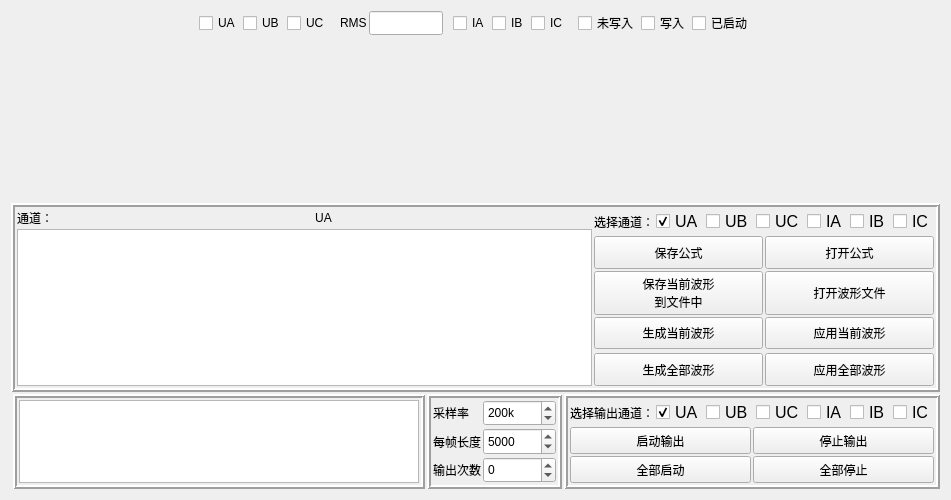
<?xml version="1.0" encoding="UTF-8"?>
<ui version="4.0">
 <class>active_wave</class>
 <widget class="QWidget" name="active_wave">
  <property name="geometry">
   <rect>
    <x>0</x>
    <y>0</y>
    <width>750</width>
    <height>500</height>
   </rect>
  </property>
  <property name="sizePolicy">
   <sizepolicy hsizetype="Expanding" vsizetype="Expanding">
    <horstretch>0</horstretch>
    <verstretch>0</verstretch>
   </sizepolicy>
  </property>
  <property name="windowTitle">
   <string>Form</string>
  </property>
  <layout class="QGridLayout" name="gridLayout_6">
   <item row="0" column="0">
    <layout class="QVBoxLayout" name="verticalLayout_3" stretch="2,2,1">
     <property name="spacing">
      <number>2</number>
     </property>
     <item>
      <layout class="QVBoxLayout" name="verticalLayout_2" stretch="0,1">
       <property name="spacing">
        <number>2</number>
       </property>
       <item>
        <layout class="QHBoxLayout" name="horizontalLayout_6" stretch="1,0,1">
         <property name="spacing">
          <number>2</number>
         </property>
         <item>
          <spacer name="horizontalSpacer_3">
           <property name="orientation">
            <enum>Qt::Horizontal</enum>
           </property>
           <property name="sizeHint" stdset="0">
            <size>
             <width>13</width>
             <height>20</height>
            </size>
           </property>
          </spacer>
         </item>
         <item>
          <layout class="QHBoxLayout" name="horizontalLayout_5">
           <property name="spacing">
            <number>10</number>
           </property>
           <item>
            <layout class="QHBoxLayout" name="horizontalLayout_4">
             <property name="spacing">
              <number>2</number>
             </property>
             <item>
              <widget class="m_checkbox" name="ua_state">
               <property name="sizePolicy">
                <sizepolicy hsizetype="Expanding" vsizetype="Expanding">
                 <horstretch>0</horstretch>
                 <verstretch>0</verstretch>
                </sizepolicy>
               </property>
               <property name="text">
                <string>UA</string>
               </property>
               <property name="checkable">
                <bool>false</bool>
               </property>
              </widget>
             </item>
             <item>
              <widget class="m_checkbox" name="ub_state">
               <property name="sizePolicy">
                <sizepolicy hsizetype="Expanding" vsizetype="Expanding">
                 <horstretch>0</horstretch>
                 <verstretch>0</verstretch>
                </sizepolicy>
               </property>
               <property name="text">
                <string>UB</string>
               </property>
               <property name="checkable">
                <bool>false</bool>
               </property>
              </widget>
             </item>
             <item>
              <widget class="m_checkbox" name="uc_state">
               <property name="sizePolicy">
                <sizepolicy hsizetype="Expanding" vsizetype="Expanding">
                 <horstretch>0</horstretch>
                 <verstretch>0</verstretch>
                </sizepolicy>
               </property>
               <property name="text">
                <string>UC</string>
               </property>
               <property name="checkable">
                <bool>false</bool>
               </property>
              </widget>
             </item>
            </layout>
           </item>
           <item>
            <layout class="QHBoxLayout" name="horizontalLayout_3">
             <property name="spacing">
              <number>2</number>
             </property>
             <item>
              <widget class="QLabel" name="label">
               <property name="sizePolicy">
                <sizepolicy hsizetype="Preferred" vsizetype="Expanding">
                 <horstretch>0</horstretch>
                 <verstretch>0</verstretch>
                </sizepolicy>
               </property>
               <property name="text">
                <string>RMS</string>
               </property>
              </widget>
             </item>
             <item>
              <widget class="QLineEdit" name="rms">
               <property name="sizePolicy">
                <sizepolicy hsizetype="Expanding" vsizetype="Expanding">
                 <horstretch>0</horstretch>
                 <verstretch>0</verstretch>
                </sizepolicy>
               </property>
               <property name="minimumSize">
                <size>
                 <width>20</width>
                 <height>0</height>
                </size>
               </property>
               <property name="font">
                <font>
                 <pointsize>6</pointsize>
                </font>
               </property>
               <property name="readOnly">
                <bool>true</bool>
               </property>
              </widget>
             </item>
            </layout>
           </item>
           <item>
            <layout class="QHBoxLayout" name="horizontalLayout_10">
             <property name="spacing">
              <number>2</number>
             </property>
             <item>
              <widget class="m_checkbox" name="ia_state">
               <property name="sizePolicy">
                <sizepolicy hsizetype="Expanding" vsizetype="Expanding">
                 <horstretch>0</horstretch>
                 <verstretch>0</verstretch>
                </sizepolicy>
               </property>
               <property name="text">
                <string>IA</string>
               </property>
               <property name="checkable">
                <bool>false</bool>
               </property>
              </widget>
             </item>
             <item>
              <widget class="m_checkbox" name="ib_state">
               <property name="sizePolicy">
                <sizepolicy hsizetype="Expanding" vsizetype="Expanding">
                 <horstretch>0</horstretch>
                 <verstretch>0</verstretch>
                </sizepolicy>
               </property>
               <property name="text">
                <string>IB</string>
               </property>
               <property name="checkable">
                <bool>false</bool>
               </property>
              </widget>
             </item>
             <item>
              <widget class="m_checkbox" name="ic_state">
               <property name="sizePolicy">
                <sizepolicy hsizetype="Expanding" vsizetype="Expanding">
                 <horstretch>0</horstretch>
                 <verstretch>0</verstretch>
                </sizepolicy>
               </property>
               <property name="text">
                <string>IC</string>
               </property>
               <property name="checkable">
                <bool>false</bool>
               </property>
              </widget>
             </item>
            </layout>
           </item>
           <item>
            <layout class="QHBoxLayout" name="horizontalLayout_7">
             <property name="spacing">
              <number>2</number>
             </property>
             <item>
              <widget class="m_checkbox" name="state1">
               <property name="sizePolicy">
                <sizepolicy hsizetype="Expanding" vsizetype="Expanding">
                 <horstretch>0</horstretch>
                 <verstretch>0</verstretch>
                </sizepolicy>
               </property>
               <property name="text">
                <string>未写入</string>
               </property>
               <property name="checkable">
                <bool>false</bool>
               </property>
              </widget>
             </item>
             <item>
              <widget class="m_checkbox" name="state2">
               <property name="sizePolicy">
                <sizepolicy hsizetype="Expanding" vsizetype="Expanding">
                 <horstretch>0</horstretch>
                 <verstretch>0</verstretch>
                </sizepolicy>
               </property>
               <property name="text">
                <string>写入</string>
               </property>
               <property name="checkable">
                <bool>false</bool>
               </property>
              </widget>
             </item>
             <item>
              <widget class="m_checkbox" name="state3">
               <property name="sizePolicy">
                <sizepolicy hsizetype="Expanding" vsizetype="Expanding">
                 <horstretch>0</horstretch>
                 <verstretch>0</verstretch>
                </sizepolicy>
               </property>
               <property name="text">
                <string>已启动</string>
               </property>
               <property name="checkable">
                <bool>false</bool>
               </property>
              </widget>
             </item>
            </layout>
           </item>
          </layout>
         </item>
         <item>
          <spacer name="horizontalSpacer_5">
           <property name="orientation">
            <enum>Qt::Horizontal</enum>
           </property>
           <property name="sizeHint" stdset="0">
            <size>
             <width>88</width>
             <height>20</height>
            </size>
           </property>
          </spacer>
         </item>
        </layout>
       </item>
       <item>
        <widget class="CustomPlotHasRoll" name="show_wave" native="true">
         <property name="sizePolicy">
          <sizepolicy hsizetype="Expanding" vsizetype="Expanding">
           <horstretch>0</horstretch>
           <verstretch>0</verstretch>
          </sizepolicy>
         </property>
        </widget>
       </item>
      </layout>
     </item>
     <item>
      <widget class="QFrame" name="frame">
       <property name="sizePolicy">
        <sizepolicy hsizetype="Expanding" vsizetype="Expanding">
         <horstretch>0</horstretch>
         <verstretch>0</verstretch>
        </sizepolicy>
       </property>
       <property name="frameShape">
        <enum>QFrame::Box</enum>
       </property>
       <property name="frameShadow">
        <enum>QFrame::Raised</enum>
       </property>
       <property name="lineWidth">
        <number>2</number>
       </property>
       <layout class="QGridLayout" name="gridLayout_3" rowstretch="0,0,0,0,0,0" columnstretch="3,0,0">
        <property name="leftMargin">
         <number>2</number>
        </property>
        <property name="topMargin">
         <number>2</number>
        </property>
        <property name="rightMargin">
         <number>2</number>
        </property>
        <property name="bottomMargin">
         <number>2</number>
        </property>
        <property name="spacing">
         <number>2</number>
        </property>
        <item row="0" column="0" rowspan="6">
         <layout class="QVBoxLayout" name="verticalLayout" stretch="0,1">
          <property name="spacing">
           <number>2</number>
          </property>
          <item>
           <layout class="QHBoxLayout" name="horizontalLayout_2" stretch="0,1">
            <property name="spacing">
             <number>2</number>
            </property>
            <item>
             <widget class="QLabel" name="label_2">
              <property name="sizePolicy">
               <sizepolicy hsizetype="Expanding" vsizetype="Expanding">
                <horstretch>0</horstretch>
                <verstretch>0</verstretch>
               </sizepolicy>
              </property>
              <property name="text">
               <string>通道：</string>
              </property>
             </widget>
            </item>
            <item>
             <widget class="QLabel" name="u_pipe_state">
              <property name="text">
               <string>UA</string>
              </property>
              <property name="alignment">
               <set>Qt::AlignCenter</set>
              </property>
             </widget>
            </item>
           </layout>
          </item>
          <item>
           <widget class="QTableView" name="formula_table">
            <property name="sizePolicy">
             <sizepolicy hsizetype="Expanding" vsizetype="Expanding">
              <horstretch>0</horstretch>
              <verstretch>0</verstretch>
             </sizepolicy>
            </property>
            <property name="toolTip">
             <string>函数输入功能简介：
支持加+、减-、乘*、除/、括号只支持()
支持下列数学函数（注：三角函数为弧度制，区分大小写）
cos(),sin(),tan()/tg(),cot()/ctg(),abs(),sign(),
sqrt(),ln(),sinh()/sh(),cosh()/ch(),tanh(),coth()
支持常数PI(即π), E
指数用：^,如：E^(Ti/0.5)
Ti：表示时间变量
示例：sin(2*PI*50*Ti+60/180*PI)
公式输入允许最多50条公式组合
所有输出相的持续时间长度的和必须一样，否则输出可能出错
。</string>
            </property>
           </widget>
          </item>
         </layout>
        </item>
        <item row="1" column="1">
         <widget class="QPushButton" name="save_formula">
          <property name="sizePolicy">
           <sizepolicy hsizetype="Expanding" vsizetype="Expanding">
            <horstretch>0</horstretch>
            <verstretch>0</verstretch>
           </sizepolicy>
          </property>
          <property name="text">
           <string>保存公式</string>
          </property>
         </widget>
        </item>
        <item row="0" column="1" colspan="2">
         <layout class="QHBoxLayout" name="horizontalLayout_8">
          <item>
           <widget class="QLabel" name="label_10">
            <property name="text">
             <string>选择通道：</string>
            </property>
           </widget>
          </item>
          <item>
           <widget class="QCheckBox" name="set_ua">
            <property name="font">
             <font>
              <pointsize>12</pointsize>
             </font>
            </property>
            <property name="text">
             <string>UA</string>
            </property>
            <property name="checked">
             <bool>true</bool>
            </property>
            <attribute name="buttonGroup">
             <string notr="true">buttonGroup</string>
            </attribute>
           </widget>
          </item>
          <item>
           <widget class="QCheckBox" name="set_ub">
            <property name="font">
             <font>
              <pointsize>12</pointsize>
             </font>
            </property>
            <property name="text">
             <string>UB</string>
            </property>
            <attribute name="buttonGroup">
             <string notr="true">buttonGroup</string>
            </attribute>
           </widget>
          </item>
          <item>
           <widget class="QCheckBox" name="set_uc">
            <property name="font">
             <font>
              <pointsize>12</pointsize>
             </font>
            </property>
            <property name="text">
             <string>UC</string>
            </property>
            <attribute name="buttonGroup">
             <string notr="true">buttonGroup</string>
            </attribute>
           </widget>
          </item>
          <item>
           <widget class="QCheckBox" name="set_ia">
            <property name="font">
             <font>
              <pointsize>12</pointsize>
             </font>
            </property>
            <property name="text">
             <string>IA</string>
            </property>
            <property name="checked">
             <bool>false</bool>
            </property>
            <attribute name="buttonGroup">
             <string notr="true">buttonGroup</string>
            </attribute>
           </widget>
          </item>
          <item>
           <widget class="QCheckBox" name="set_ib">
            <property name="font">
             <font>
              <pointsize>12</pointsize>
             </font>
            </property>
            <property name="text">
             <string>IB</string>
            </property>
            <property name="checked">
             <bool>false</bool>
            </property>
            <attribute name="buttonGroup">
             <string notr="true">buttonGroup</string>
            </attribute>
           </widget>
          </item>
          <item>
           <widget class="QCheckBox" name="set_ic">
            <property name="font">
             <font>
              <pointsize>12</pointsize>
             </font>
            </property>
            <property name="text">
             <string>IC</string>
            </property>
            <property name="checked">
             <bool>false</bool>
            </property>
            <attribute name="buttonGroup">
             <string notr="true">buttonGroup</string>
            </attribute>
           </widget>
          </item>
         </layout>
        </item>
        <item row="5" column="2">
         <widget class="QPushButton" name="out_all_wave">
          <property name="sizePolicy">
           <sizepolicy hsizetype="Expanding" vsizetype="Expanding">
            <horstretch>0</horstretch>
            <verstretch>0</verstretch>
           </sizepolicy>
          </property>
          <property name="text">
           <string>应用全部波形</string>
          </property>
         </widget>
        </item>
        <item row="3" column="2">
         <widget class="QPushButton" name="out_now_wave">
          <property name="sizePolicy">
           <sizepolicy hsizetype="Expanding" vsizetype="Expanding">
            <horstretch>0</horstretch>
            <verstretch>0</verstretch>
           </sizepolicy>
          </property>
          <property name="text">
           <string>应用当前波形</string>
          </property>
         </widget>
        </item>
        <item row="5" column="1">
         <widget class="QPushButton" name="priview_all_wave">
          <property name="sizePolicy">
           <sizepolicy hsizetype="Expanding" vsizetype="Expanding">
            <horstretch>0</horstretch>
            <verstretch>0</verstretch>
           </sizepolicy>
          </property>
          <property name="text">
           <string>生成全部波形</string>
          </property>
         </widget>
        </item>
        <item row="1" column="2">
         <widget class="QPushButton" name="open_formula">
          <property name="sizePolicy">
           <sizepolicy hsizetype="Expanding" vsizetype="Expanding">
            <horstretch>0</horstretch>
            <verstretch>0</verstretch>
           </sizepolicy>
          </property>
          <property name="text">
           <string>打开公式</string>
          </property>
         </widget>
        </item>
        <item row="2" column="1">
         <widget class="QPushButton" name="save_wave">
          <property name="sizePolicy">
           <sizepolicy hsizetype="Expanding" vsizetype="Expanding">
            <horstretch>0</horstretch>
            <verstretch>0</verstretch>
           </sizepolicy>
          </property>
          <property name="text">
           <string>保存当前波形
到文件中</string>
          </property>
         </widget>
        </item>
        <item row="2" column="2">
         <widget class="QPushButton" name="open_wave">
          <property name="sizePolicy">
           <sizepolicy hsizetype="Expanding" vsizetype="Expanding">
            <horstretch>0</horstretch>
            <verstretch>0</verstretch>
           </sizepolicy>
          </property>
          <property name="text">
           <string>打开波形文件</string>
          </property>
         </widget>
        </item>
        <item row="3" column="1">
         <widget class="QPushButton" name="priview_wave">
          <property name="sizePolicy">
           <sizepolicy hsizetype="Expanding" vsizetype="Expanding">
            <horstretch>0</horstretch>
            <verstretch>0</verstretch>
           </sizepolicy>
          </property>
          <property name="text">
           <string>生成当前波形</string>
          </property>
         </widget>
        </item>
       </layout>
      </widget>
     </item>
     <item>
      <layout class="QHBoxLayout" name="horizontalLayout" stretch="0,1,0,1">
       <property name="spacing">
        <number>2</number>
       </property>
       <item>
        <widget class="QFrame" name="frame_2">
         <property name="sizePolicy">
          <sizepolicy hsizetype="Expanding" vsizetype="Expanding">
           <horstretch>0</horstretch>
           <verstretch>0</verstretch>
          </sizepolicy>
         </property>
         <property name="frameShape">
          <enum>QFrame::Box</enum>
         </property>
         <property name="frameShadow">
          <enum>QFrame::Raised</enum>
         </property>
         <property name="lineWidth">
          <number>2</number>
         </property>
         <widget class="QLabel" name="label_7">
          <property name="geometry">
           <rect>
            <x>6</x>
            <y>6</y>
            <width>48</width>
            <height>16</height>
           </rect>
          </property>
          <property name="sizePolicy">
           <sizepolicy hsizetype="Expanding" vsizetype="Expanding">
            <horstretch>0</horstretch>
            <verstretch>0</verstretch>
           </sizepolicy>
          </property>
          <property name="text">
           <string>公式选择</string>
          </property>
         </widget>
         <widget class="M_spinbox" name="formula">
          <property name="geometry">
           <rect>
            <x>63</x>
            <y>6</y>
            <width>42</width>
            <height>20</height>
           </rect>
          </property>
          <property name="sizePolicy">
           <sizepolicy hsizetype="Expanding" vsizetype="Expanding">
            <horstretch>0</horstretch>
            <verstretch>0</verstretch>
           </sizepolicy>
          </property>
         </widget>
         <widget class="QLabel" name="label_8">
          <property name="geometry">
           <rect>
            <x>6</x>
            <y>34</y>
            <width>48</width>
            <height>16</height>
           </rect>
          </property>
          <property name="sizePolicy">
           <sizepolicy hsizetype="Expanding" vsizetype="Expanding">
            <horstretch>0</horstretch>
            <verstretch>0</verstretch>
           </sizepolicy>
          </property>
          <property name="text">
           <string>触发模式</string>
          </property>
         </widget>
         <widget class="M_spinbox" name="tigger_type">
          <property name="geometry">
           <rect>
            <x>63</x>
            <y>34</y>
            <width>42</width>
            <height>20</height>
           </rect>
          </property>
          <property name="sizePolicy">
           <sizepolicy hsizetype="Expanding" vsizetype="Expanding">
            <horstretch>0</horstretch>
            <verstretch>0</verstretch>
           </sizepolicy>
          </property>
         </widget>
        </widget>
       </item>
       <item>
        <widget class="QFrame" name="frame_5">
         <property name="sizePolicy">
          <sizepolicy hsizetype="Expanding" vsizetype="Expanding">
           <horstretch>0</horstretch>
           <verstretch>0</verstretch>
          </sizepolicy>
         </property>
         <property name="frameShape">
          <enum>QFrame::Box</enum>
         </property>
         <property name="frameShadow">
          <enum>QFrame::Raised</enum>
         </property>
         <property name="lineWidth">
          <number>2</number>
         </property>
         <layout class="QGridLayout" name="gridLayout_2">
          <property name="leftMargin">
           <number>2</number>
          </property>
          <property name="topMargin">
           <number>2</number>
          </property>
          <property name="rightMargin">
           <number>2</number>
          </property>
          <property name="bottomMargin">
           <number>2</number>
          </property>
          <property name="spacing">
           <number>2</number>
          </property>
          <item row="0" column="0">
           <widget class="QTableView" name="value_view">
            <property name="sizePolicy">
             <sizepolicy hsizetype="Expanding" vsizetype="Ignored">
              <horstretch>0</horstretch>
              <verstretch>0</verstretch>
             </sizepolicy>
            </property>
            <property name="minimumSize">
             <size>
              <width>400</width>
              <height>0</height>
             </size>
            </property>
           </widget>
          </item>
         </layout>
        </widget>
       </item>
       <item>
        <widget class="QFrame" name="frame_3">
         <property name="sizePolicy">
          <sizepolicy hsizetype="Fixed" vsizetype="Expanding">
           <horstretch>0</horstretch>
           <verstretch>0</verstretch>
          </sizepolicy>
         </property>
         <property name="frameShape">
          <enum>QFrame::Box</enum>
         </property>
         <property name="frameShadow">
          <enum>QFrame::Raised</enum>
         </property>
         <property name="lineWidth">
          <number>2</number>
         </property>
         <layout class="QGridLayout" name="gridLayout_4">
          <property name="leftMargin">
           <number>2</number>
          </property>
          <property name="topMargin">
           <number>2</number>
          </property>
          <property name="rightMargin">
           <number>2</number>
          </property>
          <property name="bottomMargin">
           <number>2</number>
          </property>
          <property name="spacing">
           <number>2</number>
          </property>
          <item row="1" column="0">
           <widget class="QLabel" name="label_5">
            <property name="sizePolicy">
             <sizepolicy hsizetype="Expanding" vsizetype="Expanding">
              <horstretch>0</horstretch>
              <verstretch>0</verstretch>
             </sizepolicy>
            </property>
            <property name="text">
             <string>每帧长度</string>
            </property>
           </widget>
          </item>
          <item row="2" column="0">
           <widget class="QLabel" name="label_9">
            <property name="sizePolicy">
             <sizepolicy hsizetype="Expanding" vsizetype="Expanding">
              <horstretch>0</horstretch>
              <verstretch>0</verstretch>
             </sizepolicy>
            </property>
            <property name="toolTip">
             <string>255为重复输出</string>
            </property>
            <property name="text">
             <string>输出次数</string>
            </property>
           </widget>
          </item>
          <item row="2" column="1">
           <widget class="QSpinBox" name="out_count">
            <property name="sizePolicy">
             <sizepolicy hsizetype="Expanding" vsizetype="Expanding">
              <horstretch>0</horstretch>
              <verstretch>0</verstretch>
             </sizepolicy>
            </property>
            <property name="wrapping">
             <bool>true</bool>
            </property>
            <property name="minimum">
             <number>0</number>
            </property>
            <property name="maximum">
             <number>254</number>
            </property>
            <property name="value">
             <number>0</number>
            </property>
           </widget>
          </item>
          <item row="1" column="1">
           <widget class="QSpinBox" name="byte_length">
            <property name="sizePolicy">
             <sizepolicy hsizetype="Expanding" vsizetype="Expanding">
              <horstretch>0</horstretch>
              <verstretch>0</verstretch>
             </sizepolicy>
            </property>
            <property name="maximum">
             <number>99999999</number>
            </property>
            <property name="value">
             <number>5000</number>
            </property>
           </widget>
          </item>
          <item row="0" column="1">
           <widget class="QSpinBox" name="sampling">
            <property name="sizePolicy">
             <sizepolicy hsizetype="Expanding" vsizetype="Expanding">
              <horstretch>0</horstretch>
              <verstretch>0</verstretch>
             </sizepolicy>
            </property>
            <property name="suffix">
             <string>k</string>
            </property>
            <property name="maximum">
             <number>999999999</number>
            </property>
            <property name="value">
             <number>200</number>
            </property>
           </widget>
          </item>
          <item row="0" column="0">
           <widget class="QLabel" name="label_4">
            <property name="sizePolicy">
             <sizepolicy hsizetype="Expanding" vsizetype="Expanding">
              <horstretch>0</horstretch>
              <verstretch>0</verstretch>
             </sizepolicy>
            </property>
            <property name="text">
             <string>采样率</string>
            </property>
           </widget>
          </item>
         </layout>
        </widget>
       </item>
       <item>
        <widget class="QFrame" name="frame_4">
         <property name="sizePolicy">
          <sizepolicy hsizetype="Fixed" vsizetype="Expanding">
           <horstretch>0</horstretch>
           <verstretch>0</verstretch>
          </sizepolicy>
         </property>
         <property name="frameShape">
          <enum>QFrame::Box</enum>
         </property>
         <property name="frameShadow">
          <enum>QFrame::Raised</enum>
         </property>
         <property name="lineWidth">
          <number>2</number>
         </property>
         <layout class="QGridLayout" name="gridLayout">
          <property name="leftMargin">
           <number>2</number>
          </property>
          <property name="topMargin">
           <number>2</number>
          </property>
          <property name="rightMargin">
           <number>2</number>
          </property>
          <property name="bottomMargin">
           <number>2</number>
          </property>
          <property name="spacing">
           <number>2</number>
          </property>
          <item row="1" column="0">
           <widget class="QPushButton" name="start_out">
            <property name="sizePolicy">
             <sizepolicy hsizetype="Expanding" vsizetype="Expanding">
              <horstretch>0</horstretch>
              <verstretch>0</verstretch>
             </sizepolicy>
            </property>
            <property name="text">
             <string>启动输出</string>
            </property>
           </widget>
          </item>
          <item row="2" column="0">
           <widget class="QPushButton" name="all_start">
            <property name="sizePolicy">
             <sizepolicy hsizetype="Expanding" vsizetype="Expanding">
              <horstretch>0</horstretch>
              <verstretch>0</verstretch>
             </sizepolicy>
            </property>
            <property name="text">
             <string>全部启动</string>
            </property>
           </widget>
          </item>
          <item row="1" column="1">
           <widget class="QPushButton" name="stop_out">
            <property name="sizePolicy">
             <sizepolicy hsizetype="Expanding" vsizetype="Expanding">
              <horstretch>0</horstretch>
              <verstretch>0</verstretch>
             </sizepolicy>
            </property>
            <property name="text">
             <string>停止输出</string>
            </property>
           </widget>
          </item>
          <item row="0" column="0" colspan="2">
           <layout class="QHBoxLayout" name="horizontalLayout_9">
            <item>
             <widget class="QLabel" name="label_11">
              <property name="text">
               <string>选择输出通道：</string>
              </property>
             </widget>
            </item>
            <item>
             <widget class="QCheckBox" name="start_ua">
              <property name="font">
               <font>
                <pointsize>12</pointsize>
               </font>
              </property>
              <property name="text">
               <string>UA</string>
              </property>
              <property name="checked">
               <bool>true</bool>
              </property>
              <attribute name="buttonGroup">
               <string notr="true">buttonGroup_2</string>
              </attribute>
             </widget>
            </item>
            <item>
             <widget class="QCheckBox" name="start_ub">
              <property name="font">
               <font>
                <pointsize>12</pointsize>
               </font>
              </property>
              <property name="text">
               <string>UB</string>
              </property>
              <attribute name="buttonGroup">
               <string notr="true">buttonGroup_2</string>
              </attribute>
             </widget>
            </item>
            <item>
             <widget class="QCheckBox" name="start_uc">
              <property name="font">
               <font>
                <pointsize>12</pointsize>
               </font>
              </property>
              <property name="text">
               <string>UC</string>
              </property>
              <attribute name="buttonGroup">
               <string notr="true">buttonGroup_2</string>
              </attribute>
             </widget>
            </item>
            <item>
             <widget class="QCheckBox" name="start_ia">
              <property name="font">
               <font>
                <pointsize>12</pointsize>
               </font>
              </property>
              <property name="text">
               <string>IA</string>
              </property>
              <property name="checked">
               <bool>false</bool>
              </property>
              <attribute name="buttonGroup">
               <string notr="true">buttonGroup_2</string>
              </attribute>
             </widget>
            </item>
            <item>
             <widget class="QCheckBox" name="start_ib">
              <property name="font">
               <font>
                <pointsize>12</pointsize>
               </font>
              </property>
              <property name="text">
               <string>IB</string>
              </property>
              <attribute name="buttonGroup">
               <string notr="true">buttonGroup_2</string>
              </attribute>
             </widget>
            </item>
            <item>
             <widget class="QCheckBox" name="start_ic">
              <property name="font">
               <font>
                <pointsize>12</pointsize>
               </font>
              </property>
              <property name="text">
               <string>IC</string>
              </property>
              <attribute name="buttonGroup">
               <string notr="true">buttonGroup_2</string>
              </attribute>
             </widget>
            </item>
           </layout>
          </item>
          <item row="2" column="1">
           <widget class="QPushButton" name="all_stop">
            <property name="sizePolicy">
             <sizepolicy hsizetype="Expanding" vsizetype="Expanding">
              <horstretch>0</horstretch>
              <verstretch>0</verstretch>
             </sizepolicy>
            </property>
            <property name="text">
             <string>全部停止</string>
            </property>
           </widget>
          </item>
         </layout>
        </widget>
       </item>
      </layout>
     </item>
    </layout>
   </item>
  </layout>
 </widget>
 <customwidgets>
  <customwidget>
   <class>CustomPlotHasRoll</class>
   <extends>QWidget</extends>
   <header location="global">customplothasroll.h</header>
   <container>1</container>
  </customwidget>
  <customwidget>
   <class>M_spinbox</class>
   <extends>QSpinBox</extends>
   <header>m_spinbox.h</header>
  </customwidget>
  <customwidget>
   <class>m_checkbox</class>
   <extends>QCheckBox</extends>
   <header>m_checkbox.h</header>
  </customwidget>
 </customwidgets>
 <resources/>
 <connections/>
 <buttongroups>
  <buttongroup name="buttonGroup_2"/>
  <buttongroup name="buttonGroup"/>
 </buttongroups>
</ui>
